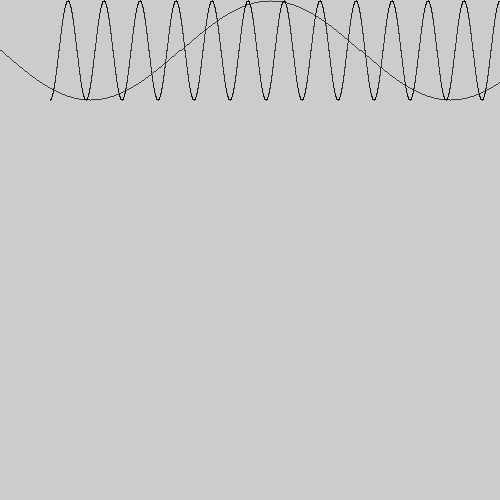
Frame 1 (no input)
Frame 60 (the mouse pressed at the canvas centre just before this capture): identical to frame 1, image omitted
Frame 120 (the mouse held since frame 60 and released just before this capture): identical to frame 1, image omitted

The Processing sketch that drew this single still picture (run headless with seeded random() and noise(); from frame 60 on, the mouse is pressed at the canvas centre):

// Processing sketch: sketch_190522_Algorithm_Chapter_02
// ── sketch_190522_Algorithm_Chapter_02.pde
void setup() {
  size(500, 500);
  //SIN WAVE
  for (int i=0; i<width; i++) {
    int x = i;
    int y = int(50. * sin(PI/180.* i) );
    point(x, y+50);
    //println("x = " + x + " y = " + y);
    //beginShape(LINES);
    //vertex(x, y+50);
    //endShape();
  }
  for (int i=0; i<5000; i++) {
    int x = i/10;
    int y = (int)(50. * cos(PI/180.* i) );
    point(x+50, y+50);
  }
  //Exercise
  //beginShape();
  //for (int i=0; i<20; i++) {
  //  float x = ((i+3)/4) * (((i+1)/2)%2*2-1) *10;
  //  float y = ((i+2)/4) * (((i)/2)%2*2-1) *10;
  //  vertex(x+50, y+50);
  //}
  //endShape();
}

void draw() {
}
